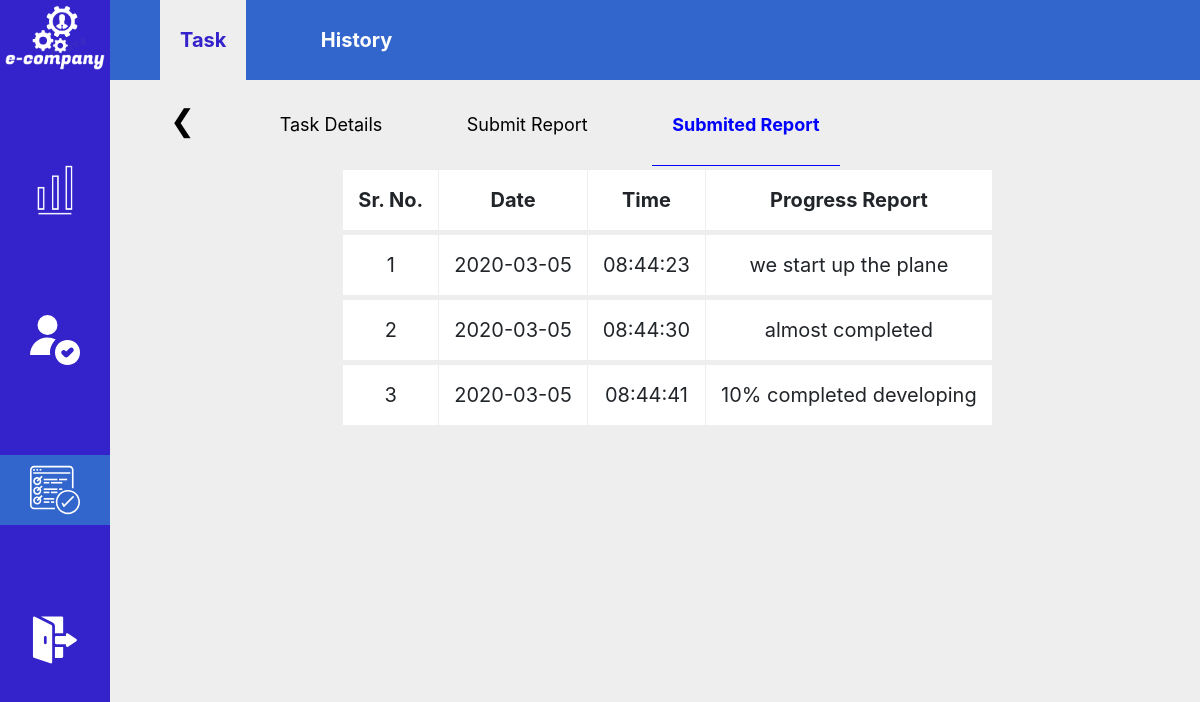
The app's page /employee/subdreport.php?id=21 (signed in) with its own data.
### tables this page shows
CREATE TABLE `prog_report` (
  `p_id` int(15) NOT NULL,
  `p_report` text NOT NULL,
  `p_taskid` int(15) NOT NULL,
  `p_date` date NOT NULL,
  `p_time` time NOT NULL
);

### employee/subdreport.php (the view, shortened to what this page needs)
<?php
    include '../forset.php';
    $s1_query = "SELECT * FROM TaskMana WHERE t_id = '".$_GET['id']."';";
    $q1_run = mysqli_query($conn, $s1_query);
    $row1 = mysqli_fetch_array($q1_run);
?>
<!DOCTYPE html>
<html lang="en">
    <head>
        <link rel="stylesheet" href="../css/da.css">
        <link rel="stylesheet" href="https://stackpath.bootstrapcdn.com/bootstrap/4.4.1/css/bootstrap.min.css">
    </head>
    <body style="background-color: #EEEEEE;">
    <div class="fpilore">
            <center>
                <img src="../image/logo1.png" alt="noimage" class="dlogo">
            </center>
            <center>
                <a href="shiftemp.php">
                    <li class="fbut" title="Modules">
                        <img src="../image/p1.png" alt="nobutton" class="fbutim" >
                    </li>
                </a>
            </center>
            <center>
                <a href="E_dashboard.php">
                    <li class="fbut" title="User Profile">
                        <img src="../image/p2.svg" alt="nobutton" class="fbutim">
                    </li>
                </a>
            </center>
            <center>
                <a href="taskmanager.php">
                    <li class="fbut" title="Task Manager" style="background-color: #3366CC;">
                        <img src="../image/p4.svg" alt="nobutton" class="fbutim">
                    </li>
                </a>
            </center>
            <center>
                <a href="../logout.php">
                    <li class="fbut" title="Logout">
                        <img src="../image/p3.svg" alt="nobutton" class="fbutim">
                    </li>
                </a>
            </center>
        </div>
        <div class="module">
            <a href="taskmanager.php"><li class="modany" style="background-color: #EEEEEE; color: #3423CA;">Task</li></a>
            <a href="historytask.php"><li class="modany">History</li></a>
        </div>
        <div class="module1">
            <a href="taskmanager.php"><li class="modany1" style="font-size : 30px;"><span>&#10094;</span></li></a>
            <a href="viewtask.php?id=<?php echo $row1['t_id'] ?>"><li class="modany1">Task Details</li></a>
            <a href="mytasksub.php?id=<?php echo $row1['t_id'] ?>"><li class="modany1">Submit Report</li></a>
            <li class="modany1" style="font-weight : bolder; color : blue; border-bottom : 1px solid blue">Submited Report</li>
        </div>
        <div class="ghar">
            <center>
                <table class="csgo">
                    <tr class="jinda">
                        <td class="csgohd">Sr. No.</td>
                        <td class="csgohd">Date</td>
                        <td class="csgohd">Time</td>
                        <td class="csgohd">Progress Report</td>
                    </tr>
                    <?php
                        $s_query = "SELECT * FROM prog_report WHERE p_taskid = '".$_GET['id']."';";
                        $q_run = mysqli_query($conn, $s_query);
                        $i=1;
                        while($row = mysqli_fetch_array($q_run)){
                            echo
                            '<tr class="jinda">
                                <td class="csgohd1">'.$i.'</td>
                                <td class="csgohd1">'.$row['p_date'].'</td>
                                <td class="csgohd1">'.$row['p_time'].'</td>
                                <td class="csgohd1">'.$row['p_report'].'</td>
                            </tr>';
                            $i=$i+1;
                        }
                    ?>
                </table><br>
            </center>
        </div>
    </body>
</html>

### css/da.css (style rules this page uses)
* { margin: 0px; padding: 0px; }
.fpilore { background-color: #3423CA; color: white; height: 100vh; width: 110px; float: left; position: fixed; z-index: 999; }
.dlogo { width: 100px; margin: 5px; }
.fbut { margin-top: 80px; list-style-type: none; padding: 10px; cursor: pointer; background-color: #3423ca; }
.fbutim { height: 50px; }
.module { position: fixed; margin-left: 110px; width: 100%; height: 10vh; background-color: #3366CC; line-height: 10vh; float: left; display: block; z-index: 998; }
.module1 { position: fixed; margin-top: 10vh; margin-left: 110px; height: 10vh; line-height: 10vh; float: left; display: block; background-color: #EEEEEE; }
.modany { display: inline-block; cursor: pointer; list-style-type: none; color: white; font-weight: bolder; font-size: 20px; margin-left: 50px; padding-right: 20px; padding-left: 20px; transition: all 0.5s; }
.modany1 { display: inline-block; cursor: pointer; list-style-type: none; color: black; font-size: 18px; margin-left: 40px; padding-right: 20px; padding-left: 20px; transition: all 0.5s; }
.ghar { margin-left: 110px; float: left; width: 93%; background-color: #EEEEEE; }
.csgo { margin-top: 170px; font-size: 20px; background-color: white; }
.jinda { text-align: center; border-bottom-style: solid; border-bottom-width: 5px; border-bottom-color: #EEEEEE; }
.csgohd { padding: 15px; font-weight: bolder; border-right-width: 1px; border-right-style: solid; border-right-color: #EEEEEE; }
.csgohd1 { padding: 15px; border-right-width: 1px; border-right-style: solid; border-right-color: #EEEEEE; }

### records on screen
prog_report: p_date "2020-03-05", p_time "08:44:23", p_report "we start up the plane"
prog_report: p_date "2020-03-05", p_time "08:44:30", p_report "almost completed"
prog_report: p_date "2020-03-05", p_time "08:44:41", p_report "10% completed developing"
